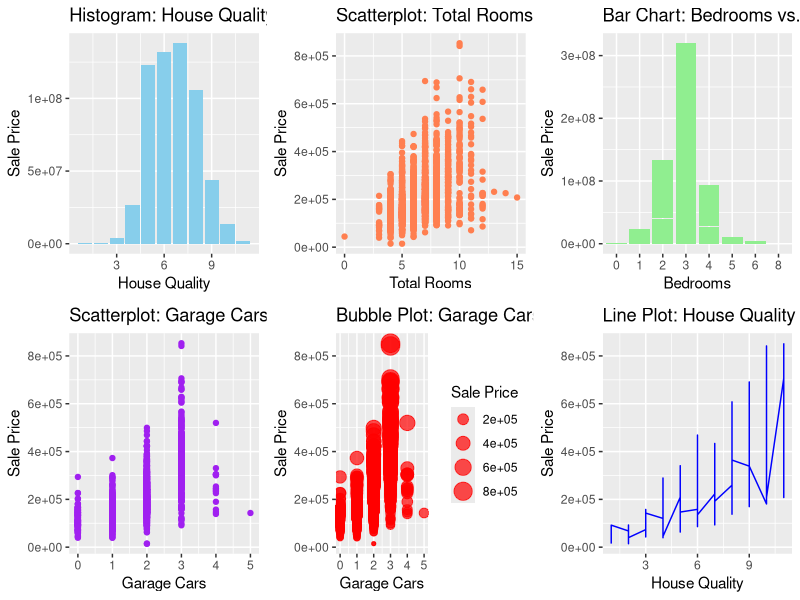

Write the R code that produced this figure.
# we will first be installing the required packages

install.packages("readxl")
install.packages("dplyr")
install.packages("ggplot2")
install.packages("psych")
install.packages("gridExtra")

library(gridExtra)
library(psych)
library(ggplot2)
library(readxl)
library(dplyr)

#---------------------------------------------------------------------

# reading the ames.xlsx file
ames <- read_excel("ames.xlsx")
print(head(ames))



# ----------------------------------------------------------------------
# --------------------Descriptive Statistics of data--------------------
col <- colnames(ames)
print(length(colnames(ames)))   # 78 columns in the data
num_col <- colnames(ames)[sapply(ames, is.numeric)]

print(summary(ames))


#--------------------------------------------------------------------------
#-------------------Ensuring Data quality by preprocessing --------------

#1) Missing value checking
#print(sum(is.na(ames)))
variables_with_missing_values <- colnames(ames)[colSums(is.na(ames)) > 0.5 * nrow(ames)] # removing columns with more missing values
ames <- ames[, !names(ames) %in% variables_with_missing_values]
#now check for missing again, it will be reduced since the numer of columns will be reduced too
print(sum(is.na(ames)))

# checkin duplicates
duplicate_rows <- ames[duplicated(ames), ]
print(length(duplicate_rows))

#4) recheck the structure of the dataset
structure <- str(ames)
print(structure)

#5) "frontage" column
missing_values <- sum(is.na(ames$frontage))
# Impute missing values with the median value
median_frontage <- median(ames$frontage, na.rm = TRUE)
ames$frontage[is.na(ames$frontage)] <- median_frontage
#print(sum(is.na(ames$frontage)))

#----------------------------------------------------------------------

#Pick 5 independent variables that you believe will be related to the dependent variable.
new_ames <- ames%>%
  select(ID,stories, house_quality, rooms_tot, bedroom, garage_cars, zone, sale_price)
# One-hot encode categorical variables
new_ames <- new_ames %>%
  mutate(zone = as.numeric(factor(zone)),
         stories = as.numeric(factor(stories)))
str(new_ames)

#------------------------------------------------------------------------------------------------

#4  Visualizations

plot1<-ggplot(new_ames, aes(x = house_quality, y = sale_price)) +
  geom_bar(stat = "identity", fill = "skyblue") +
  labs(title = "Histogram: House Quality vs. Sale Price", x = "House Quality", y = "Sale Price")

plot2<-ggplot(new_ames, aes(x = rooms_tot, y = sale_price)) +
  geom_point(color = "coral") +
  labs(title = "Scatterplot: Total Rooms vs. Sale Price", x = "Total Rooms", y = "Sale Price")


plot3<-ggplot(new_ames, aes(x = factor(bedroom), y = sale_price)) +
  geom_bar(stat = "identity", fill = "lightgreen") +
  labs(title = "Bar Chart: Bedrooms vs. Sale Price", x = "Bedrooms", y = "Sale Price")


plot4<-ggplot(new_ames, aes(x = garage_cars, y = sale_price)) +
  geom_point(color = "purple") +
  labs(title = "Scatterplot: Garage Cars vs. Sale Price", x = "Garage Cars", y = "Sale Price")


plot5<-ggplot(new_ames, aes(x = garage_cars, y = sale_price, size = sale_price)) +
  geom_point(alpha = 0.7, color = "#ff0000") +
  labs(title = "Bubble Plot: Garage Cars vs. Sale Price", x = "Garage Cars", y = "Sale Price", size = "Sale Price")


plot6<-ggplot(new_ames, aes(x = house_quality, y = sale_price)) +
  geom_line(color = "blue") +
  labs(title = "Line Plot: House Quality vs. Sale Price", x = "House Quality", y = "Sale Price")


grid.arrange(plot1, plot2, plot3, plot4, plot5,plot6, ncol = 3)

#-----------------------------------------------------------------------------------------
#--------------------#5 Calculate appropriate measures of association ---------------------

#Pearson correlation matrix
cor_matrix <- cor(new_ames[, c("sale_price", "house_quality", "rooms_tot", "bedroom", "garage_cars")])
print(cor_matrix)

#Spearman rank correlation matrix
cor_matrix_spearman <- cor(new_ames[, c("sale_price", "house_quality", "rooms_tot", "bedroom", "garage_cars")], method = "spearman")
print(cor_matrix_spearman)

#----------------------------------------------------------------------------------------
#-------------------------------Data Splitting------------------------------

set.seed(123) # Put seed according to your roll number 
train_proportion <- 0.8
train_size <- round(nrow(new_ames) * train_proportion)
random_index <- sample(1:nrow(new_ames), nrow(new_ames))
train_data <- new_ames[random_index[1:train_size], ]
test_data <- new_ames[random_index[(train_size + 1):nrow(new_ames)], ]
print(nrow(train_data))
print(nrow(test_data))

#----------------------------------------------------------------------------------------
# -------------------Simple Linear Regression----------------------------------
model1 <- lm(sale_price ~ house_quality, data = train_data)
print(summary(model1)) # print the summary of the model you want.
test_data$predicted_sale_price <- predict(model1, test_data)
print(cor(test_data$sale_price, test_data$predicted_sale_price)^2) #0.65


model2 <- lm(sale_price ~ rooms_tot, data = train_data)
#print(summary(model2))
test_data$predicted_sale_price2 <- predict(model2, test_data)
print(cor(test_data$sale_price, test_data$predicted_sale_price2)^2) #0.39


model3 <- lm(sale_price ~ rooms_tot, data = train_data)
summary_model3 <- summary(model3)
r_squared <- summary_model3$r.squared
test_data$predicted_sale_price3 <- predict(model3, newdata = test_data)
r_squared_test <- 1 - mean((test_data$sale_price - test_data$predicted_sale_price3)^2) / var(test_data$sale_price)
cat("R-squared value for test data:", r_squared_test, "\n") # higher r_squared_test = better accuracy


model4 <- lm(sale_price ~ garage_cars, data = train_data)
#print(summary(model4))
test_data$predicted_sale_price4 <- predict(model4, test_data)
print(cor(test_data$sale_price, test_data$predicted_sale_price4)^2) #0.41

# -------------------Multiple Regression----------------------------------

model5 <- lm(sale_price ~ house_quality + rooms_tot + bedroom + garage_cars, data = train_data)
print(summary(model5))
test_data$predicted_sale_price5 <- predict(model5, test_data)
print(cor(test_data$sale_price, test_data$predicted_sale_price5)^2) #0.74


model6 <- lm(sale_price ~ house_quality + rooms_tot + bedroom, data = train_data)
#print(summary(model6))
test_data$predicted_sale_price6 <- predict(model6, test_data)
print(cor(test_data$sale_price, test_data$predicted_sale_price6)^2) #0.70


model7 <- lm(sale_price ~ house_quality + garage_cars, data = train_data)
#print(summary(model7))
test_data$predicted_sale_price7 <- predict(model7, test_data)

print(cor(test_data$sale_price, test_data$predicted_sale_price7)^2) #0.72


#--------result: Multiple Regression gave better output than simple linear regression--------------------------------
